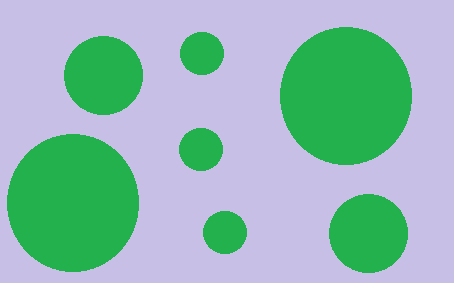
#> input picture Image/การเขียนโปรแกรมเพื่อนับวัตถุ/objects.png, 454 x 283 px
$ python object.py
#> lines starting #> are read from the running program, lines starting #| are printed output that depends on the picture; after the words box and inside, x2 and y2 are one past the last pixel; in counts of white or black regions, pixels touching at a corner belong together
#นางสาวนูรูลซัซวานี เด็นอะสัน

import cv2

# Load the input image
img = cv2.imread('objects.png')
#> img is the input picture: shape (283, 454, 3); mean B, G, R 179.4, 186.3, 144.7
# Convert the image to Grayscale
gray = cv2.cvtColor(img, cv2.COLOR_BGR2GRAY)
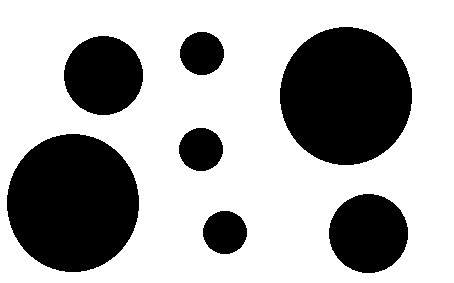
#> gray: shape (283, 454); values 123 (black) and 198 (white), 66.7% white; 7 black regions, largest, box (x1, y1, x2, y2) and area: (280, 27, 412, 165) 14298, (7, 134, 139, 272) 14298, (64, 36, 143, 115) 4881
# Apply Otsu's Thresholding
_, thresh = cv2.threshold(gray, 0, 255, cv2.THRESH_BINARY_INV + cv2.THRESH_OTSU)
#> thresh: shape (283, 454); 33.3% white; 7 white regions

# ค้นหาคอนทัวร์และประมวลผล
contours, _ = cv2.findContours(thresh, cv2.RETR_EXTERNAL, cv2.CHAIN_APPROX_SIMPLE)
#> contours = 7 contours; box (x1, y1, x2, y2) and area: (7, 134, 139, 272) 14107, (280, 27, 412, 165) 14107, (329, 194, 408, 273) 4770, (64, 36, 143, 115) 4770, (203, 211, 247, 254) 1422, (179, 128, 223, 171) 1422, (180, 32, 224, 75) 1422
sizes = []

for c in contours:
    if cv2.contourArea(c) > 50:
        # หาจุดศูนย์กลาง (Centroid)
        M = cv2.moments(c)
        if M["m00"] != 0:
            cx, cy = int(M["m10"] / M["m00"]), int(M["m01"] / M["m00"])

            # หาขนาดรัศมีเพื่อจัดกลุ่มขนาด
            _, radius = cv2.minEnclosingCircle(c)
            sizes.append(int(round(radius)))

            # วาดเส้นขอบและพิกัดลงภาพ
            cv2.drawContours(img, [c], -1, (0, 255, 0), 2)
            cv2.circle(img, (cx, cy), 4, (0, 0, 255), -1)
            cv2.putText(img, f"({cx},{cy})", (cx+5, cy), cv2.FONT_HERSHEY_SIMPLEX, 0.4, (255, 0, 0), 1)
#> this loop made 7 passes
#> (cx, cy, radius) on passes 1 to 7: (224, 232, 21.87), (368, 233, 39.42), (72, 202, 68.86), (200, 149, 21.87), (103, 75, 39.42), (201, 53, 21.87), (345, 95, 68.86)
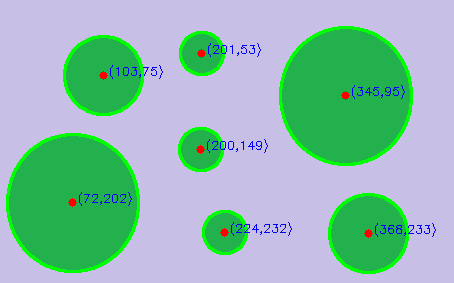
#> img: shape (283, 454, 3); 5.67% of pixels changed, all inside (x1, y1, x2, y2) = (6, 26, 436, 274)
#> after the loop, sizes = [22, 39, 69, 22, 39, 22, 69]

# สรุปผลขนาดและจำนวนวงกลม
size_counts = {}
for r in sizes:
    size_counts[r] = size_counts.get(r, 0) + 1
#> this loop made 7 passes
#> r on passes 1 to 7: 22, 39, 69, 22, 39, 22, 69
#> after the loop, size_counts = {22: 3, 39: 2, 69: 2}

print(f"วงกลมทั้งหมดมี {len(size_counts)} ขนาด:")
#| วงกลมทั้งหมดมี 3 ขนาด:
for r, count in sorted(size_counts.items()):
    print(f"- ขนาดรัศมีประมาณ {r} px: จำนวน {count} วง")
#> this loop made 3 passes
#> (r, count) on passes 1 to 3: (22, 3), (39, 2), (69, 2)
#| - ขนาดรัศมีประมาณ 22 px: จำนวน 3 วง
#| - ขนาดรัศมีประมาณ 39 px: จำนวน 2 วง
#| - ขนาดรัศมีประมาณ 69 px: จำนวน 2 วง

# Display the results on screen
cv2.imshow('Threshold', thresh)
cv2.imshow('Result', img)
cv2.waitKey(0)
cv2.destroyAllWindows()
